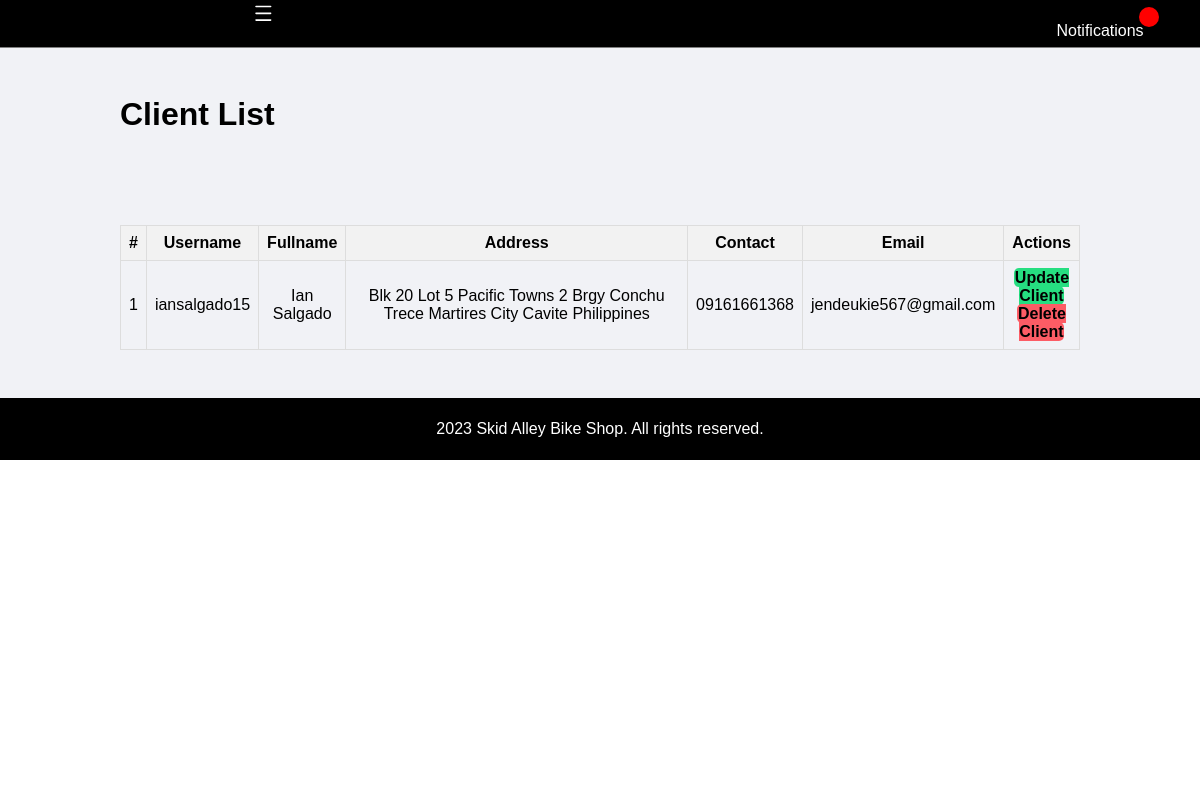
Page /admin/clients.php (signed in) on the earlier database version.
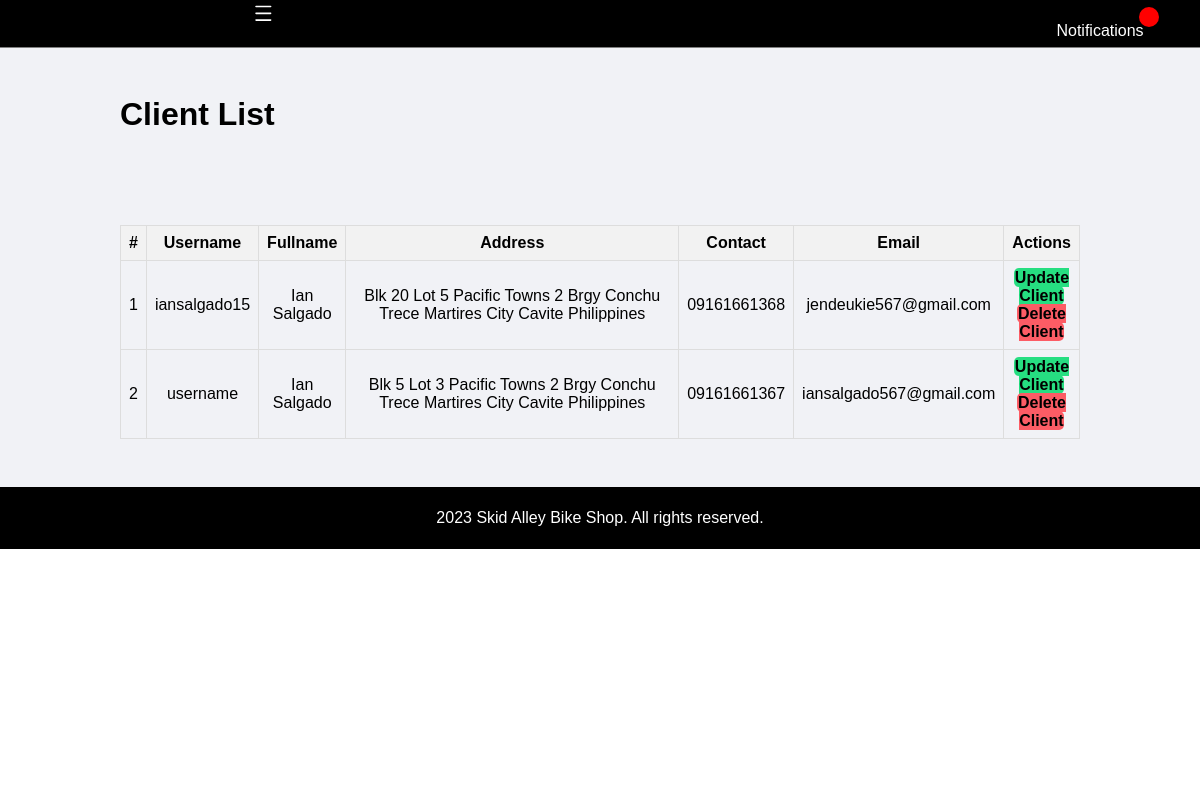
Same page on the later database version.
### tables this page shows
CREATE TABLE `client_list` (
  `id` int(10) NOT NULL,
  `username` varchar(50) NOT NULL,
  `fullname` varchar(50) DEFAULT NULL,
  `contact` varchar(50) NOT NULL,
  `address` varchar(250) NOT NULL,
  `email` varchar(100) NOT NULL,
  `password` varchar(50) NOT NULL,
  `status` tinyint(1) NOT NULL DEFAULT 1,
  `delete_flag` tinyint(1) NOT NULL
);

### admin/clients.php (the view, shortened to what this page needs)
<?php include('partials/menu.php'); ?>
<div class="main-content">
    <div class="wrapper">
        <h1>Client List</h1>
        <br/>
        <br/><br/><br/>
        <table class="tbl-full">
            <tr>
                <th>#</th>
                <th>Username</th>
                <th>Fullname</th>
                 <th>Address</th>
                <th>Contact</th>
                <th>Email</th>
                <th>Actions</th>
            </tr>
            <?php
            $sql = "SELECT * FROM client_list";
            $res = mysqli_query($conn, $sql);
            if ($res == TRUE) {
                $count = mysqli_num_rows($res);
                $sn = 1;
                if ($count > 0) {
                    while ($rows = mysqli_fetch_assoc($res)) {
                        $id = $rows['id'];
                        $username = $rows['username'];
                        $fullname = $rows['fullname'];
                        $contact = $rows['contact'];
                        $address = $rows['address'];
                        $email = $rows['email'];
                        ?>
                        <tr>
                            <td><?php echo $sn++; ?></td>
                            <td><?php echo $username; ?></td>
                            <td><?php echo $fullname; ?></td>
                            <td><?php echo $address; ?></td>
                            <td><?php echo $contact; ?></td>
                            <td><?php echo $email; ?></td>
                            <td>
                                <a href="<?php echo SITEURL; ?>admin/update-client.php?id=<?php echo $id; ?>"  class="btn-secondary">Update Client</a>
                                <a href="<?php echo SITEURL; ?>admin/delete-client.php?id=<?php echo $id; ?>" class="btn-third">Delete Client</a>
                            </td>
                        </tr>
                        <?php
                    }
                } else {
                    echo "<td colspan='5'><div class='error'>No Clients Found.</div></td>";
                }
            }
            ?>
        </table>
    </div>
</div>
<?php include('partials/footer.php'); ?>

Differences in the rows shown:
added client_list: username "username", fullname "Ian Salgado", address "Blk 5 Lot 3 Pacific Towns 2 Brgy Conchu Trece Martires City Cavite Philippines", contact "09161661367", email "iansalgado567@gmail.com"
